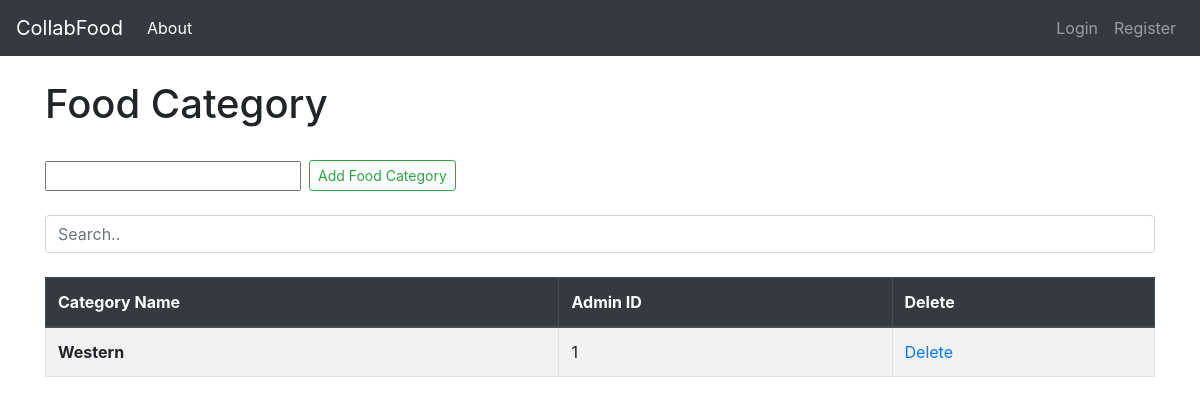
The page /administrative/foodcategory on the database as committed earlier.
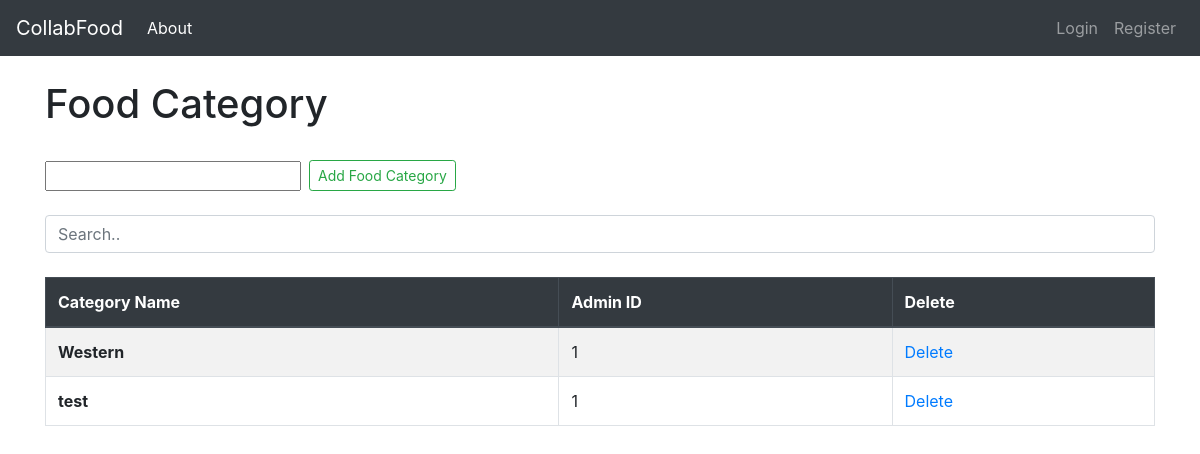
The same page on the database as committed later.
### Homepage/models.py (models this page shows, shortened)
class FoodCategory(models.Model):
	categoryName = models.CharField(max_length=30)
	adminID = models.IntegerField()

### Homepage/views.py (the view)
# urls.py: path('administrative/foodcategory',views.food_category, name='foodcategory'),
def food_category(request):
	foodCategory = FoodCategory.objects.all()
	form = FoodCategoryForm()
	return render(request, 'foodcategory.html', {'foodCategory':foodCategory,'form':form})

### Homepage/forms.py (shortened to what this page needs)
class FoodCategoryForm(forms.ModelForm):
	categoryName = forms.CharField(max_length=30)
	def __init__(self, *args, **kwargs):
		self.request = kwargs.pop('request', None)
		super(FoodCategoryForm, self).__init__(*args, **kwargs)
	class Meta:
		model = FoodCategory
		fields = ["categoryName"]

### Homepage/templates/foodcategory.html (shortened to what this page needs)
{% extends 'base.html' %}
{% block content %}
<h1>Food Category</h1>
<br>
<form action="{% url 'addfoodcategory' %}" class="form-inline my-2 my-lg-0" method="POST">
  <div class="form-group">
    {{ form.categoryName }}
  </div>
  <div class="form-group ml-2">
    <button class="btn btn-outline-success my-2 my-sm-0 btn-sm" type="submit">Add Food Category</button>
  </div>
</form>
<br>
<input class="form-control" id="searchCategory" type="text" placeholder="Search..">
<br>
<table class="table table-striped table-bordered table-hover">
  <thead class="thead-dark">
    <tr>
      <th scope="col">Category Name</th>
      <th scope="col">Admin ID</th>
      <th scope="col">Delete</th>
    </tr>
  </thead>
  <tbody id="Category">
  	{% if foodCategory %}
		{% for item in foodCategory%}
			<tr>
			<th scope="row">{{ item.categoryName }}</th>
			<td>{{item.adminID}}</td>
			<td><a href="{% url 'deletefoodcategory' item.id %}">Delete</a><br></td>
			</tr>
		{% endfor %}
	{% endif %}
  </tbody>
</table>
{% endblock %}

Rows that differ between the two databases and show on the page:
added FoodCategory: categoryName "test", adminID "1"
